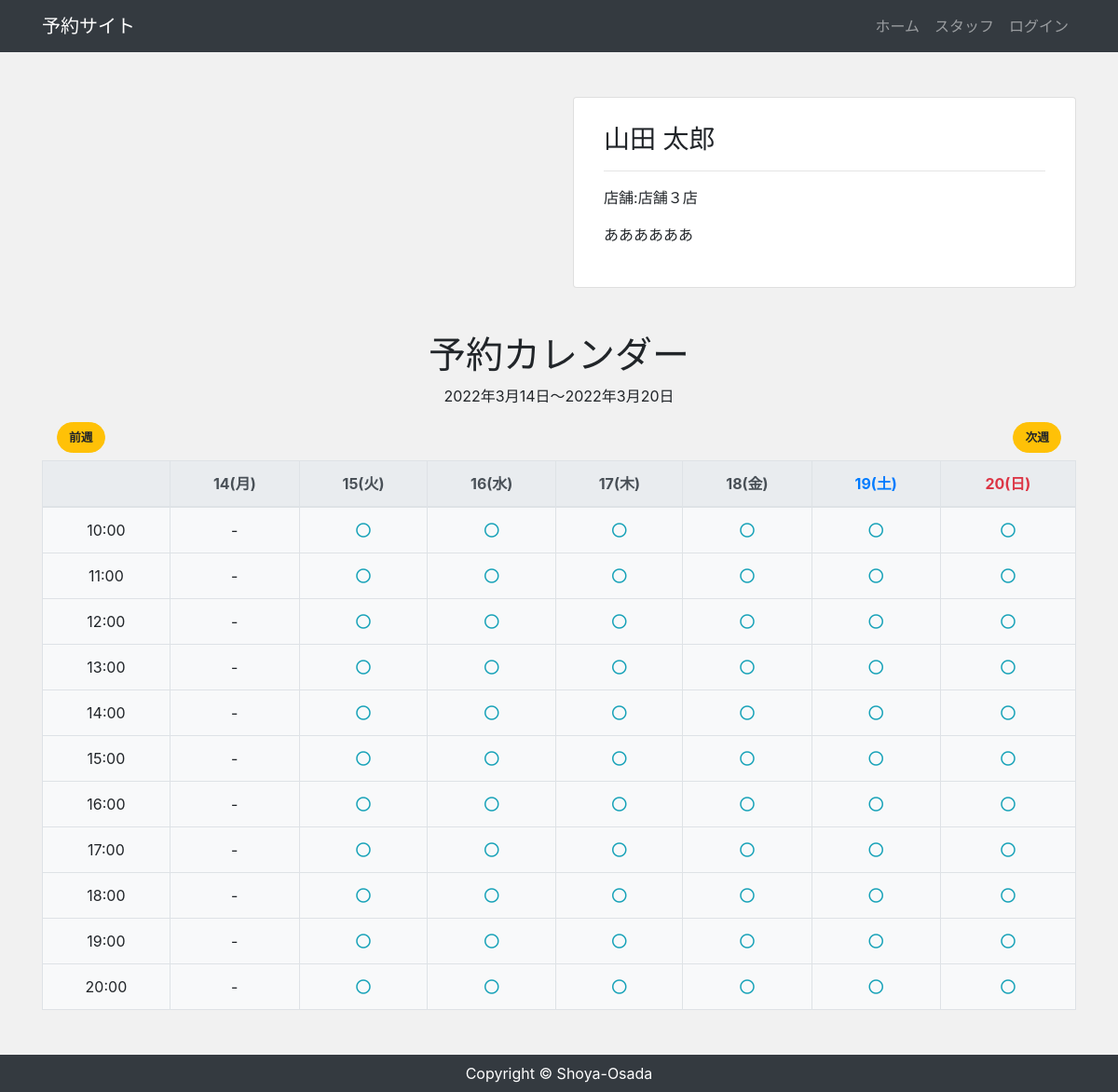
The app's page /calendar/1/ with its own data.
### app/models.py (models this page shows, shortened)
class Staff(models.Model):
    user = models.OneToOneField(CustomUser, verbose_name='スタッフ', on_delete=models.CASCADE)
    store = models.ForeignKey(Store, verbose_name='店舗', on_delete=models.CASCADE)

class Store(models.Model):
    name = models.CharField('店舗', max_length=100)
    address = models.CharField('住所', max_length=100, null=True, blank=True)
    tel = models.CharField('電話番号', max_length=100, null=True, blank=True)
    description = models.TextField('説明', default="", blank=True)
    image = models.ImageField(upload_to='images', verbose_name='イメージ画像', null=True, blank=True)

### accounts/models.py (models this page shows, shortened)
class CustomUser(AbstractBaseUser, PermissionsMixin):
    email = models.EmailField('メールアドレス', unique=True)
    first_name = models.CharField(('姓'), max_length=30)
    last_name = models.CharField(('名'), max_length=30)
    description = models.TextField('自己紹介', default="", blank=True)
    image = models.ImageField(upload_to='images', verbose_name='プロフィール画像', null=True, blank=True)
    is_staff = models.BooleanField(
        ('staff status'),
        default=False,
        help_text=('Designates whether the user can log into this admin site.'),
    )
    is_active = models.BooleanField(
        ('active'),
        default=True,
        help_text=(
            'Designates whether this user should be treated as active. '
            'Unselect this instead of deleting accounts.'
        ),
    )
    objects = UserManager()
    USERNAME_FIELD = 'email'
    EMAIL_FIELD = 'email'
    REQUIRED_FIELDS = []
    class Meta:
        verbose_name = ('user')
        verbose_name_plural = ('users')

### app/views.py (the view)
# urls.py: path('calendar/<int:pk>/', views.CalendarView.as_view(), name='calendar'),
class CalendarView(View):
    def get(self, request, *args, **kwargs):
        staff_data = Staff.objects.filter(id=self.kwargs['pk']).select_related('user').select_related('store')[0]
        today = date.today()
        year = self.kwargs.get('year')
        month = self.kwargs.get('month')
        day = self.kwargs.get('day')
        if year and month and day:
            start_date = date(year=year, month=month, day=day)
        else:
            start_date = today
        days = [start_date + timedelta(days=day) for day in range(7)]
        start_day = days[0]
        end_day = days[-1]
        calendar = {}
        for hour in range(10, 21):
            row = {}
            for day in days:
                row[day] = True
            calendar[hour] = row
        start_time = make_aware(datetime.combine(start_day, time(hour=10, minute=0, second=0)))
        end_time = make_aware(datetime.combine(end_day, time(hour=20, minute=0, second=0)))
        booking_data = Booking.objects.filter(staff=staff_data).exclude(Q(start__gt=end_time) | Q(end__lt=start_time))
        for booking in booking_data:
            local_time = localtime(booking.start)
            booking_date = local_time.date()
            booking_hour = local_time.hour
            if (booking_hour in calendar) and (booking_date in calendar[booking_hour]):
                calendar[booking_hour][booking_date] = False
        return render(request, 'app/calendar.html', {
            'staff_data': staff_data,
            'calendar': calendar,
            'days': days,
            'start_day': start_day,
            'end_day': end_day,
            'before': days[0] - timedelta(days=7),
            'next': days[-1] + timedelta(days=1),
            'today': today,
        })

### app/templates/app/calendar.html (shortened to what this page needs)
{% extends "app/base.html" %} {% block content %}
<div class="text-center my-5">
  <div class="row">
    <div class="col-md-6 mb-4 text-center calendar">
    </div>
    <div class="col-md-6 mb-5">
      <div class="card">
        <div class="card-body px-2 py-1">
          <div class="p-4 text-left">
            <h3>
              {{ staff_data.user.first_name }} {{ staff_data.user.last_name }}
            </h3>
            <hr />
            <p>店舗:{{ staff_data.store.name }}店</p>
            <p>{{ staff_data.user.description|linebreaksbr }}</p>
          </div>
        </div>
      </div>
    </div>
  </div>
  <div class="mb-3">
    <h1>予約カレンダー</h1>
    <p>{{ start_day }}～{{ end_day }}</p>
  </div>
  <div class="d-flex mb-2">
    <div class="mx-3 mr-auto">
      <a
        class="btn btn-warning"
        href="{% url 'calendar' staff_data.pk before.year before.month before.day %}">前週</a
      >
    </div>
    <div class="mx-3">
      <a
        class="btn btn-warning"
        href="{% url 'calendar' staff_data.pk next.year next.month next.day %}">次週</a
      >
    </div>
  </div>
  <div class="">
    <table class="table table-bordered bg-light">
      <thead class="thead-light">
        <tr>
          <th></th>
          {% for day in days %} {% if day.weekday == 5 %}
          <th scope="col" class="text-primary">{{ day | date:"d(D)" }}</th>
          {% elif day.weekday == 6 %}
          <th scope="col" class="text-danger">{{ day | date:"d(D)" }}</th>
          {% else %}
          <th scope="col">{{ day | date:"d(D)" }}</th>
          {% endif %} {% endfor %}
        </tr>
      </thead>
      <tbody>
        {% for hour, schedules in calendar.items %}
        <tr>
          <td scope="row">{{ hour }}:00</td>
          {% for datetime, book in schedules.items %}
          <td>
            {% if datetime <= today %} - {% elif book %}
            <a
              href="{% url 'booking' staff_data.pk datetime.year datetime.month datetime.day hour %}"
            >
              <i class="far fa-circle text-info"></i>
            </a>
            {% else %}
            <i class="fas fa-times text-danger"></i>
            {% endif %}
          </td>
          {% endfor %}
        </tr>
        {% endfor %}
      </tbody>
    </table>
  </div>
</div>
{% endblock %}

### app/templates/app/base.html (shortened to what this page needs)
{% load static %}
<!DOCTYPE html>
<html lang="ja">
  <head>
    <link
      rel="stylesheet"
      href="https://stackpath.bootstrapcdn.com/bootstrap/4.4.1/css/bootstrap.min.css"
    />
    <link rel ="stylesheet" href="https://cdnjs.cloudflare.com/ajax/libs/font-awesome/5.15.4/css/all.min.css">
    <link rel="stylesheet" href="{% static 'css/style.css' %}" />
  </head>
  <body>
    <nav class="navbar navbar-expand-lg navbar-dark bg-dark">
      <div class="container">
        <a class="navbar-brand" href="/">予約サイト</a>
        <ul class="navbar-nav ml-auto">
          <li class="nav-item">
            <a class="nav-link" href="/">ホーム</a>
          </li>
          {% if user.is_authenticated %}
          <li class="nav-item">
            <a class="nav-link" href="{% url 'profile' %}">プロフィール</a>
          </li>
          <li class="nav-item">
            <a class="nav-link" href="{% url 'account_logout' %}">ログアウト</a>
          </li>
          {% else %}
          <li class="nav-item">
            <a class="nav-link" href="{% url 'account_signup' %}">スタッフ</a>
          </li>
          <li class="nav-item">
            <a class="nav-link" href="{% url 'account_login' %}">ログイン</a>
          </li>
          {% endif %}
        </ul>
      </div>
    </nav>
    <main>
      <div class="container">{% block content %} {% endblock %}</div>
    </main>
    <footer class="py-2 bg-dark">
      <p class="m-0 text-center text-white">
        Copyright &copy; Shoya-Osada
      </p>
    </footer>
  </body>
</html>

### app/static/css/style.css (style rules this page uses)
* { margin: 0; padding: 0; box-sizing: border-box; }
body { background: #f1f1f1; display: flex; flex-flow: column; min-height: 100vh; }
main { flex: 1; }
.btn { font-size: 80%; border-radius: 5rem; font-weight: bold; }
.card-body { padding: 2rem; }

### records on screen
Staff: user.first_name "山田", user.last_name "太郎", store.name "店舗３", user.description "ああああああ"

### other values on screen
{{ start_day }} "2022年3月14日"
{{ end_day }} "2022年3月20日"
{{ day | date:"d(D)" }} "14(月)" "15(火)" "16(水)" "17(木)" "18(金)"
{{ day | date:"d(D)" }} "19(土)"
{{ day | date:"d(D)" }} "20(日)"
{{ hour }} "10" "11" "12" "13" "14" "15" "16" "17" "18" "19" "20"
